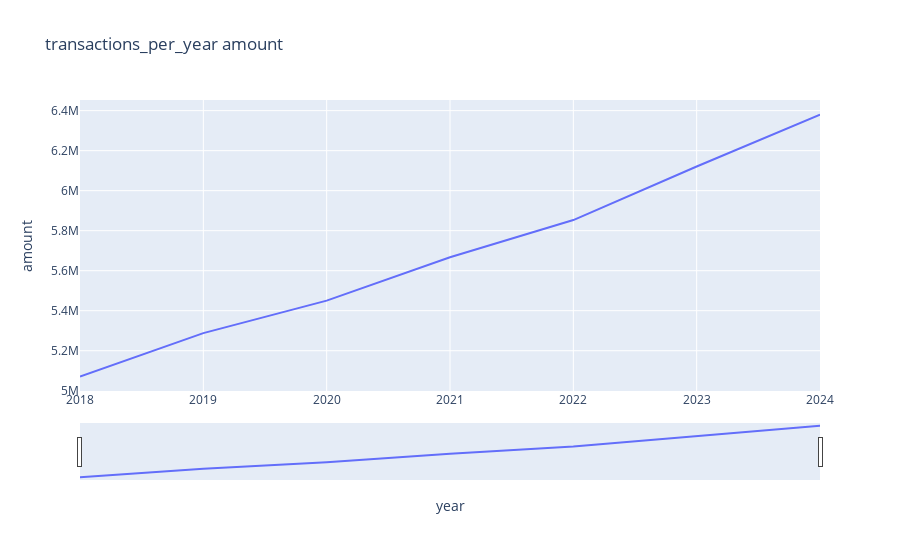

This figure's notebook cell:
### Markdown cell above
Montant de transaction par an

### Code cell
transactions_per_year = pd.DataFrame(transactions_copy.groupby("year").amount.aggregate('mean')).reset_index()
fig = px.line(transactions_per_month, x='year', y='amount', title='transactions_per_year amount')

fig.update_xaxes(rangeslider_visible=True)
fig.show()

### Figure 1 — Plotly figure (JSON) as saved in the notebook; plotly's stock layout.template omitted (floating-point values rounded to 4 significant figures)
{"data": [{"hovertemplate": "year=%{x}<br>amount=%{y}<extra></extra>", "legendgroup": "", "line": {"color": "#636efa", "dash": "solid"}, "marker": {"symbol": "circle"}, "mode": "lines", "name": "", "orientation": "v", "showlegend": false, "type": "scatter", "x": [2018, 2019, 2020, 2021, 2022, 2023, 2024], "xaxis": "x", "y": [5071000.0, 5288000.0, 5451000.0, 5667000.0, 5853000.0, 6121000.0, 6380000.0], "yaxis": "y"}], "layout": {"legend": {"tracegroupgap": 0}, "title": {"text": "transactions_per_year amount"}, "xaxis": {"anchor": "y", "domain": [0, 1], "rangeslider": {"visible": true}, "title": {"text": "year"}}, "yaxis": {"anchor": "x", "domain": [0, 1], "title": {"text": "amount"}}}}
